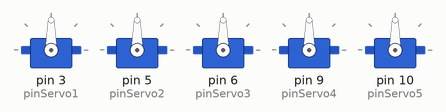
Recording of a sketch running on a simulated Arduino Uno, built with avr-gcc and run on an emulated ATmega328P. Parts: 5 × servo.

Above: at 0.05 s.
At 3.0 s:
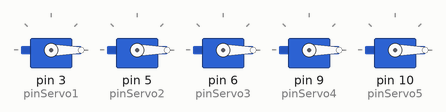
Timing chart, 0 to 6.9 s (numbered marks = the images above):
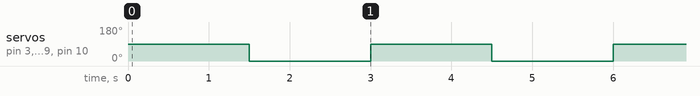

Measured:
- by itself, servo on pin 3 (pinServo1), servo on pin 5 (pinServo2), servo on pin 6 (pinServo3), servo on pin 9 (pinServo4), servo on pin 10 (pinServo5): alternates 90° for 1.5 s and 0° for 1.5 s

The sketch:

Controlling_5_Servos.ino
```cpp
#include <Servo.h> //include the servo library
//Define the pins of each servo
#define pinServo1 3
#define pinServo2 5
#define pinServo3 6
#define pinServo4 9
#define pinServo5 10

//Create servo objects
Servo Servo1;
Servo Servo2;
Servo Servo3;
Servo Servo4;
Servo Servo5;

void setup() {
  //attach each servo with its defined pin
  Servo1.attach(pinServo1);
  Servo2.attach(pinServo2);
  Servo3.attach(pinServo3);
  Servo4.attach(pinServo4);
  Servo5.attach(pinServo5);
}

void loop() {

  //Rotate the servos with 90 degrees
  Servo1.write(90);
  Servo2.write(90);
  Servo3.write(90);
  Servo4.write(90);
  Servo5.write(90);
  delay(1500); //wait for 1.5 s
  //Rotate the servos with 0 degree (back to the initial point)
  Servo1.write(0);
  Servo2.write(0);
  Servo3.write(0);
  Servo4.write(0);
  Servo5.write(0);
  delay(1500); //wait for 1.5 s and repeat

}
```
